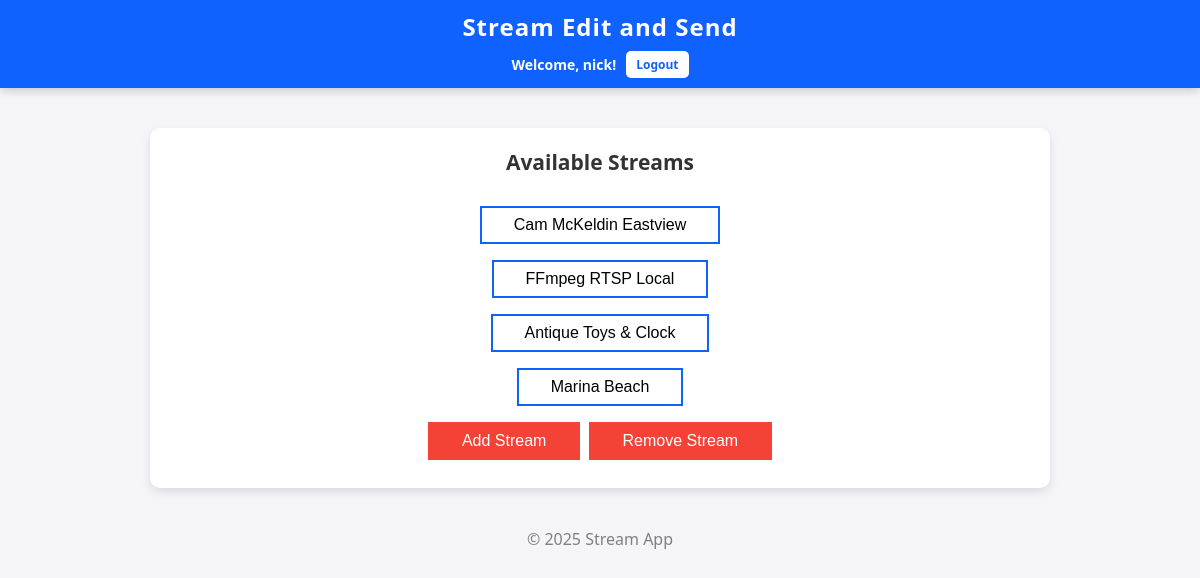
Before: / (signed in) with the older database file.
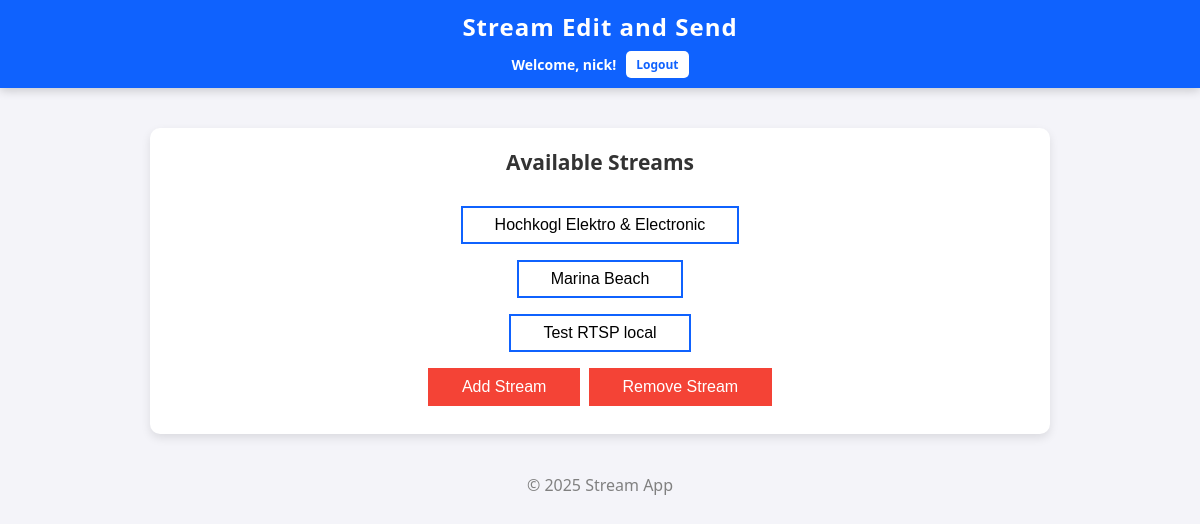
After: the same page with the newer database file.
### video_app/models.py (models this page shows, shortened)
class VideoSource(models.Model):
    STREAM_TYPES = [
        ('rtsp', 'RTSP'),
        ('mjpg', 'MJPG'),
        ('mpd', 'MPEG-DASH')
    ]
    user = models.ForeignKey(User, on_delete=models.CASCADE, null=True, blank=True)
    name = models.CharField(max_length=255)
    url = models.URLField()
    source_type = models.CharField(
        max_length=10,
        choices=STREAM_TYPES,
        default='rtsp'
    )

### video_app/views.py (the view)
# urls.py: path('', views.index, name='index'),
@login_required
def index(request):
    sources = VideoSource.objects.filter(user=request.user)
    return render(request, 'index.html', {'sources': sources})

### video_app/templates/index.html (shortened to what this page needs)
<!DOCTYPE html>
<html lang="en">
<head>
    {% load static %}
    <link rel="stylesheet" href="{% static 'mainstyle.css' %}">
</head>
<body>
<header>
    <h1>Stream Edit and Send</h1>
    <div class="user-auth-section">
        {% if user.is_authenticated %}
            <span>Welcome, {{ user.username }}!</span>
            <a href="{% url 'logout' %}" class="auth-bt">Logout</a>
        {% else %}
            <a href="{% url 'login' %}" class="auth-bt">Login</a>
            <a href="{% url 'signup' %}" class="auth-bt">Sign Up</a>
        {% endif %}
    </div>
</header>
<div class="main-container">
    <h2 style="font-size: 21px">Available Streams</h2>
    <br>
    <div class="streams-list">
        {% for source in sources %}
            <div class="stream-item">
                <a href="{% url 'stream_view' source.id %}">
                    <button class="source-bt">{{ source.name }}</button>
                </a>
            </div>
        {% empty %}
            <p>No video sources available. Add some with the proper bottom.</p>
        {% endfor %}
    </div>
    <button class="source-bt refresh-bt" id="add-resource-btn">Add Stream</button>
    <button class="source-bt refresh-bt" id="remove-resource-btn">Remove Stream</button>
</div>
<footer>&copy; 2025 Stream App</footer>
</body>
</html>

### video_app/static/mainstyle.css (style rules this page uses)
* { margin: 0; padding: 0; box-sizing: border-box; }
body { font-family: 'Segoe UI', Tahoma, Geneva, Verdana, sans-serif; background-color: #f4f4f9; color: #333; }
header { position: sticky; justify-content: space-between; top: 0; background-color: #0f62fe; color: white; padding: 10px 20px; z-index: 10; box-shadow: 0 2px 10px rgba(0, 0, 0, 0.2); text-align: center; }
header h1 { font-size: 24px; font-weight: bold; letter-spacing: 1px; text-align: center; }
.user-auth-section { margin-top: 8px; display: flex; justify-content: center; align-items: center; gap: 10px; flex-wrap: wrap; }
.user-auth-section span, .user-auth-section a { color: white; text-decoration: none; font-size: 14px; font-weight: bold; transition: opacity 0.3s ease; }
.user-auth-section a.auth-bt { background-color: white; color: #0f62fe; padding: 5px 10px; border-radius: 5px; text-decoration: none; font-size: 12px; }
.main-container { max-width: 900px; margin: 40px auto; background-color: white; padding: 20px; border-radius: 10px; box-shadow: 0 4px 10px rgba(0, 0, 0, 0.1); text-align: center; }
.source-bt { background-color: white; color: black; border: 2px solid #0f62fe; padding: 8px 32px; text-align: center; text-decoration: none; display: inline-block; font-size: 16px; margin: 8px 2px; transition-duration: 0.4s; cursor: pointer; }
.refresh-bt { background-color: #f44336; color: white; border: 2px solid #f44336; }
footer { margin-top: 30px; text-align: center; color: gray; }

Changed rows visible on the page:
removed VideoSource: name "Cam McKeldin Eastview"
removed VideoSource: name "FFmpeg RTSP Local"
removed VideoSource: name "Antique Toys & Clock"
added VideoSource: name "Hochkogl Elektro & Electronic"
added VideoSource: name "Test RTSP local"
